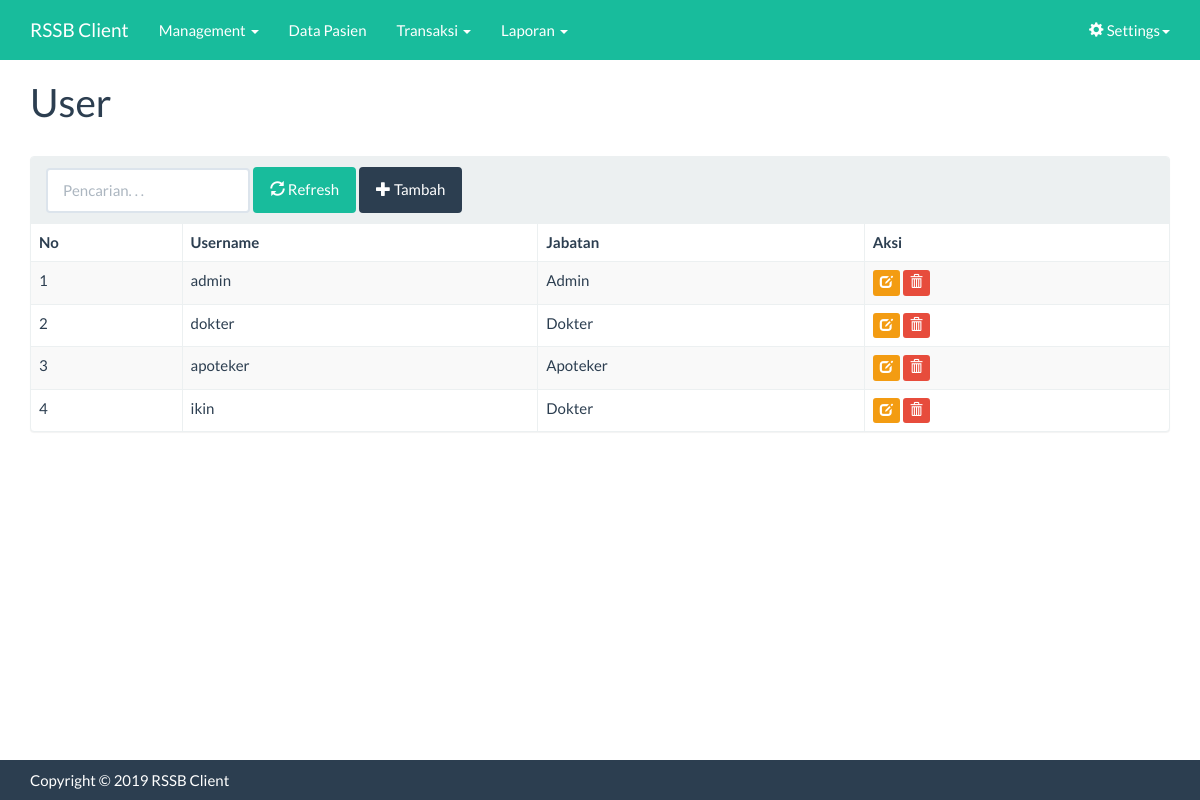
Screenshot of /index.php?m=user (signed in) with the database file from the repository.
### tables this page shows
CREATE TABLE `tb_user` (
  `id_user` int(11) NOT NULL,
  `username` varchar(35) DEFAULT NULL,
  `password` varchar(45) DEFAULT NULL,
  `jabatan` varchar(45) DEFAULT NULL
);

### functions.php (called while the page is built, shortened)
<?php
$config["server"]='localhost';
$config["username"]='root';
$config["password"]='admin';
$config["database_name"]='db_rawat_jalan';
include'includes/ez_sql_core.php';
include'includes/ez_sql_mysqli.php';
$db = new ezSQL_mysqli($config['username'], $config['password'], $config['database_name'], $config['server']);
include'includes/general.php';
$rows = $db->get_results("SELECT kode_poliklinik, nama_poliklinik FROM tb_poliklinik ORDER BY kode_poliklinik");
?>

### includes/ez_sql_core.php (called while the page is built, shortened)
<?php
	class ezSQLcore
	{
		var $timers           = array();
		function get_host_port( $host, $default = false )
		{
			$port = $default;
			return array( $host, $port );
		}
		function flush()
		{
			$this->last_result = array();
		}
		function get_results($query=null, $output = OBJECT)
		{
			if ( $query )
			{
				$this->query($query);
			}
			if ( $output == OBJECT )
			{
				return $this->last_result;
			}
		}
		function timer_get_cur()
		{
			list($usec, $sec) = explode(" ",microtime());
			return ((float)$usec + (float)$sec);
		}
		function timer_start($timer_name)
		{
			$this->timers[$timer_name] = $this->timer_get_cur();
		}
		function timer_elapsed($timer_name)
		{
			return round($this->timer_get_cur() - $this->timers[$timer_name],2);
		}
	}

### includes/general.php (called while the page is built, shortened)
<?php
function esc_field($str){
    if (!get_magic_quotes_gpc())
        return addslashes($str);
    else
        return $str;
}

### includes/ez_sql_mysqli.php (called while the page is built, shortened)
<?php
	$ezsql_mysqli_str = array
	(
		1 => 'Require $dbuser and $dbpassword to connect to a database server',
		2 => 'Error establishing mySQLi database connection. Correct user/password? Correct hostname? Database server running?',
		3 => 'Require $dbname to select a database',
		4 => 'mySQLi database connection is not active',
		5 => 'Unexpected error while trying to select database'
	);
	class ezSQL_mysqli extends ezSQLcore
	{
		function connect($dbuser='', $dbpassword='', $dbhost='localhost', $dbport=false)
		{
			global $ezsql_mysqli_str; $return_val = false;
			if ( ! $dbuser )
			{
				$this->register_error($ezsql_mysqli_str[1].' in '.__FILE__.' on line '.__LINE__);
				$this->show_errors ? trigger_error($ezsql_mysqli_str[1],E_USER_WARNING) : null;
			}
			else
			{
				$this->dbh = new mysqli($dbhost,$dbuser,$dbpassword, '', $dbport);
				if( $this->dbh->connect_errno )
				{
					$this->register_error($ezsql_mysqli_str[2].' in '.__FILE__.' on line '.__LINE__);
					$this->show_errors ? trigger_error($ezsql_mysqli_str[2],E_USER_WARNING) : null;
				}
				else
				{
					$return_val = true;
				}
			}
			return $return_val;
		}
		function query($query)
		{
			$return_val = 0;
			$query = trim($query);
			$this->result = @$this->dbh->query($query);
			if ( preg_match("/^(insert|delete|update|replace|truncate|drop|create|alter|begin|commit|rollback|set|lock|unlock|call)/i",$query) )
			{
				$is_insert = true;
				$this->rows_affected = @$this->dbh->affected_rows;
				if ( preg_match("/^(insert|replace)\s+/i",$query) )
				{
					$this->insert_id = @$this->dbh->insert_id;
				}
				$return_val = $this->rows_affected;
			}
			else
			{
				$is_insert = false;
				$i=0;
				$num_rows=0;
				while ( $row = @$this->result->fetch_object() )
				{
					$num_rows++;
				}
				$this->num_rows = $num_rows;
				$return_val = $this->num_rows;
			}
			return $return_val;
		}
	}

### user.php (the view, shortened to what this page needs)
<div class="page-header">
    <h1>User</h1>
</div>
<div class="panel panel-default">
    <div class="panel-heading">
        <form class="form-inline">
            <div class="form-group">
                <input class="form-control" type="text" placeholder="Pencarian. . ." name="q" value="<?=$_GET['q']?>" />
            </div>
            <div class="form-group">
                <button class="btn btn-success"><span class="glyphicon glyphicon-refresh"></span> Refresh</a>
            </div>
            <div class="form-group">
                <a class="btn btn-primary" href="?m=user_tambah"><span class="glyphicon glyphicon-plus"></span> Tambah</a>
            </div>
        </form>
    </div>
    <div class="table-responsive">
        <table class="table table-bordered table-hover table-striped">
        <thead>
            <tr>
                <th>No</th>
                <th>Username</th>
                <th>Jabatan</th>
                <th>Aksi</th>
            </tr>
        </thead>
        <?php
        $q = esc_field($_GET['q']);
        $rows = $db->get_results("SELECT * FROM tb_user
                                  WHERE  username LIKE '%$q%' OR jabatan LIKE '%$q%'
                                  ORDER BY id_user");
        $no=1;
        foreach($rows as $row):?>
        <tr>
            <td><?=$no++ ?></td>
            <td><?=$row->username?></td>
            <td><?=$row->jabatan?></td>
            <td class="nw">
                <a class="btn btn-xs btn-warning" href="?m=user_ubah&amp;ID=<?=$row->id_user?>"><span class="glyphicon glyphicon-edit"></span></a>
                <a class="btn btn-xs btn-danger" href="aksi.php?act=user_hapus&amp;ID=<?=$row->id_user?>" onclick="return confirm('Hapus data?')"><span class="glyphicon glyphicon-trash"></span></a>
            </td>
        </tr>
        <?php endforeach;
        ?>
        </table>
    </div>
</div>

### assets/css/general.css (style rules this page uses)
html { position: relative; min-height: 100%; }
body { margin-bottom: 70px; }
.nw { white-space: nowrap; }
.page-header { margin-top: 0; padding-bottom: 0; }
.page-header h1 { margin-top: 0; }

### rows the page displays
tb_user: username "admin", jabatan "Admin"
tb_user: username "dokter", jabatan "Dokter"
tb_user: username "apoteker", jabatan "Apoteker"
tb_user: username "ikin", jabatan "Dokter"
